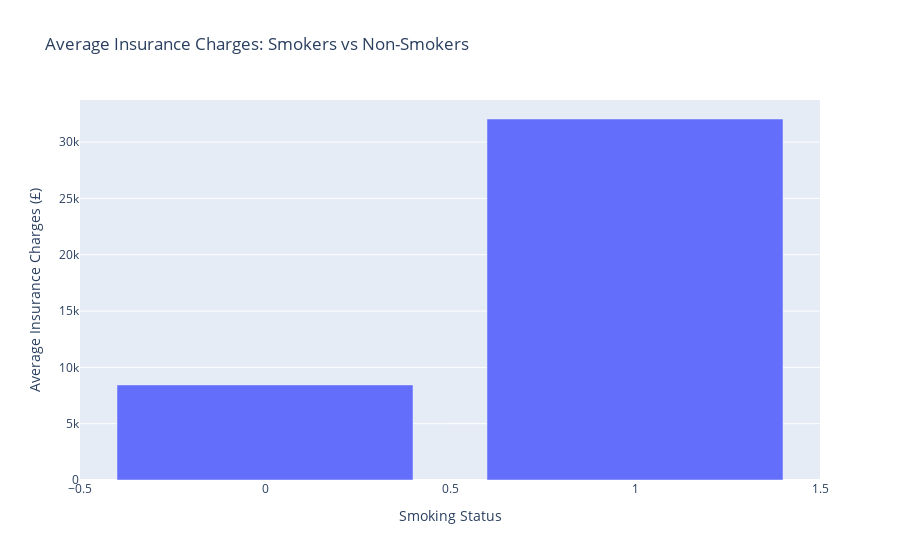

The code cell stored with this chart in its notebook:
### Code cell
fig = px.bar(
    average_smoker_charges, 
    x='smoker', 
    y='charges',
    title='Average Insurance Charges: Smokers vs Non-Smokers',
    labels={'smoker': 'Smoking Status', 'charges': 'Average Insurance Charges (£)'}
)
fig.show()

### Figure 1 — Plotly figure (JSON) as saved in the notebook; plotly's stock layout.template omitted (floating-point values rounded to 4 significant figures)
{"data": [{"hovertemplate": "Smoking Status=%{x}<br>Average Insurance Charges (£)=%{y}<extra></extra>", "legendgroup": "", "marker": {"color": "#636efa", "pattern": {"shape": ""}}, "name": "", "orientation": "v", "showlegend": false, "textposition": "auto", "type": "bar", "x": [0, 1], "xaxis": "x", "y": [8441.0, 32050.0], "yaxis": "y"}], "layout": {"barmode": "relative", "legend": {"tracegroupgap": 0}, "title": {"text": "Average Insurance Charges: Smokers vs Non-Smokers"}, "xaxis": {"anchor": "y", "domain": [0, 1], "title": {"text": "Smoking Status"}}, "yaxis": {"anchor": "x", "domain": [0, 1], "title": {"text": "Average Insurance Charges (£)"}}}}
